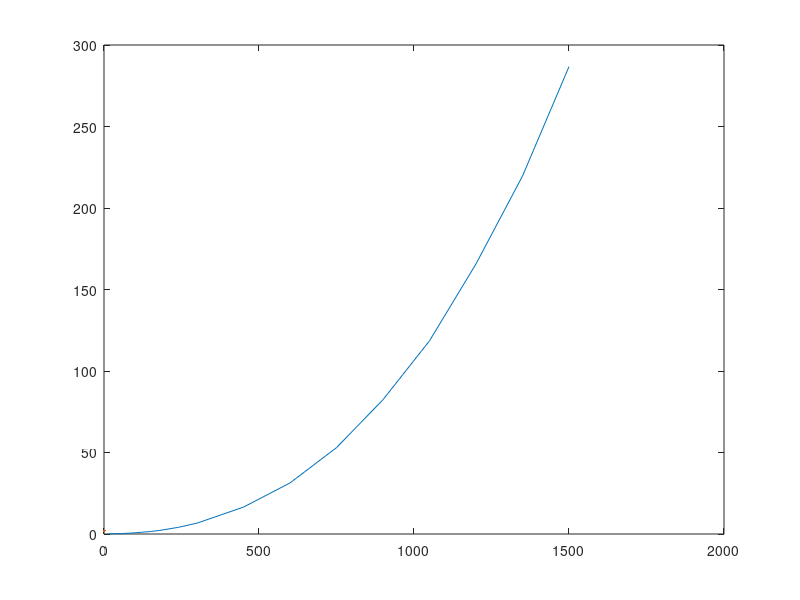

Source code (MATLAB): (Note: this script raises an error after producing the figure.)
%Draw graph
discetizations = [15,30,60,90,120,150,180,240,300,450,600,750,900,1050,1200,1350,1500]

discetization_runtime = [0.068458,0.162452,0.307201,0.588817,1.056665,1.515952,2.204892,4.096350,6.657557,16.503736,31.314643,52.977726,82.403003,118.502493,165.701297,219.595436,286.723667]

figure
set(gca,"FontSize",16)
plot(discetizations,discetization_runtime,LineWidth=2)
xlabel('Number of Discretizations',FontSize=16) 
ylabel('Runtime (seconds)',FontSize=16) 

%%
data = importdata('covid-data/greedy_res.mat');
% Assuming your data is stored in a variable called 'data'
x = data(:,1); % Extracting the first column for x-axis
y = data(:,2); % Extracting the second column for y-axis
colorValues = data(:,4); % Extracting the fourth column for color values

% Creating a scatter plot where the color of each point is determined by 'colorValues'
figure; % Opens a new figure window
scatter(x, y, 40, colorValues, 'filled'); % '40' is the marker size, you can adjust it as needed
colorbar; % Adds a color bar to the side of the plot to indicate the scale of 'colorValues'
xlabel('X-axis Label'); % Replace 'X-axis Label' with your actual label
ylabel('Y-axis Label'); % Replace 'Y-axis Label' with your actual label
title('Your Heatmap Title'); % Provide a title for your heatmap

%%
cdata = zeros(T,5);
cdata(3:10,1) = 1;
cdata(:,3) = Uniformres(:,4);
cdata(:,2) = Greedyres(:,4);
cdata(:,5) = Uniformres1(:,4);
cdata(:,4) = Greedyres1(:,4);
cdata = transpose(cdata);
yvalues = cell(1,T);
yvalues(:,:)={0};
ytik = cell(1,T);
ytik(:,:)={0};
for i =1:T
    yvalues(1,i)={i};
    if mod(i,5)==0
        ytik(1,i) = {num2str(i)};
    else
        ytik(1,i) = {' '} ;
    end
end
h = heatmap(yvalues,xvalues,cdata);
mymap = [1 1 1
    1 0 0];
colormap(mymap)
h.XDisplayLabels = ytik;
h.Title = 'Lockdown policy over time';
s = struct(h);
s.XAxis.TickLabelRotation = 0;   % horizontal
%h.Position=[0.1300 0.1100 0.8179 0.159];
h.XLabel = ('Week'); 
h.FontSize =18;
h.ColorbarVisible = 'off';
%h = heatmap(cdata);
%%

% Define the boundaries of the regions
x1 = [0 0.6 0.6 0];
y1 = [0 0 0.2 0.2];

x2 = [0 0.6 0.6 0];
y2 = [0.2 0.2 1 1];

x3 = [0.6 1 1 0.6];
y3 = [0 0 0.2 0.2];

x4 = [0.6 1 1 0.6];
y4 = [0.2 0.2 1 1];

% Plot the regions with different colors
figure;
hold on;

fill(x1, y1, [1 0.8 0.8]); % Light red
fill(x2, y2, [0.8 1 0.8]); % Light green
fill(x3, y3, [0.8 0.8 1]); % Light blue
fill(x4, y4, [1 1 0.6]); % Light yellow

% Add text to each region
text(0.3, 0.1, 'State 1', 'HorizontalAlignment', 'center');
text(0.3, 0.6, 'State 2', 'HorizontalAlignment', 'center');
text(0.8, 0.1, 'State 3', 'HorizontalAlignment', 'center');
text(0.8, 0.6, 'State 4', 'HorizontalAlignment', 'center');

% Set the axis limits
axis([0 1 0 1]);
axis square;

% Label the axes
xlabel('Susceptible, G_S = [0,0.6,1]');
ylabel('Infectious, G_I = [0,0.2,1]');

hold off;
